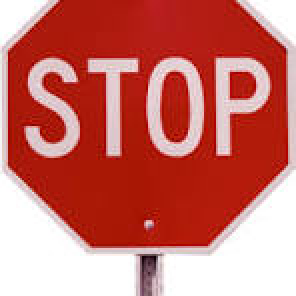
#> input picture cw2/images/one_object_template.jpg, 148 x 148 px (shown 2 times larger)
$ python -i util.py   (imports and definitions only)
#> lines starting #> are read from the running program, lines starting #| are printed output that depends on the picture; after the words box and inside, x2 and y2 are one past the last pixel; in counts of white or black regions, pixels touching at a corner belong together
#> further down, picture is the input picture: shape (148, 148, 3); mean B, G, R 105.7, 112.9, 201.7
import cv2
import numpy as np

def load_image(path):
    img = cv2.imread(path)
    if img is None:
        raise FileNotFoundError(f'Nie można wczytać: {path}')
    return img

def preprocess_image(image, clahe_clip=2.0, clahe_grid=(8,8)):
#> called with clahe_clip = 2, clahe_grid = (8, 8)
    gray = cv2.cvtColor(image, cv2.COLOR_BGR2GRAY)
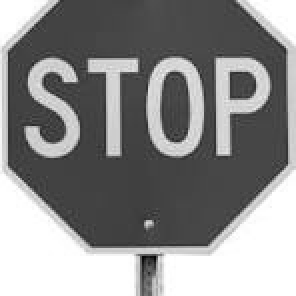
#> gray: shape (148, 148) (shown 2 times larger); min 4, max 255, mean 138.6
    clahe = cv2.createCLAHE(clipLimit=clahe_clip, tileGridSize=clahe_grid)
    cl = clahe.apply(gray)
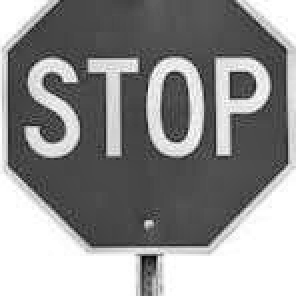
#> cl: shape (148, 148) (shown 2 times larger); min 4, max 255, mean 143.2
    _,th = cv2.threshold(cl, 0, 255, cv2.THRESH_BINARY + cv2.THRESH_OTSU)
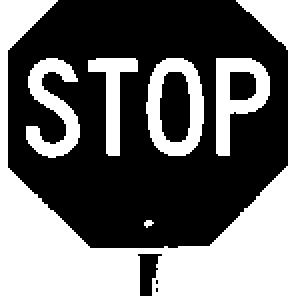
#> th: shape (148, 148) (shown 2 times larger); 42.2% white; 6 white regions (1 under 20 px), largest, box (x1, y1, x2, y2) and area: (0, 0, 148, 148) 6730, (73, 29, 102, 78) 726, (108, 29, 135, 78) 660, (13, 29, 40, 79) 648, (44, 29, 69, 78) 463
    return th

def show_image(title, image):
    cv2.imshow(title, image)
    cv2.waitKey(0)
    cv2.destroyAllWindows()

>>> import cv2
>>> picture = cv2.imread('images/one_object_template.jpg')
>>> result = preprocess_image(picture)
